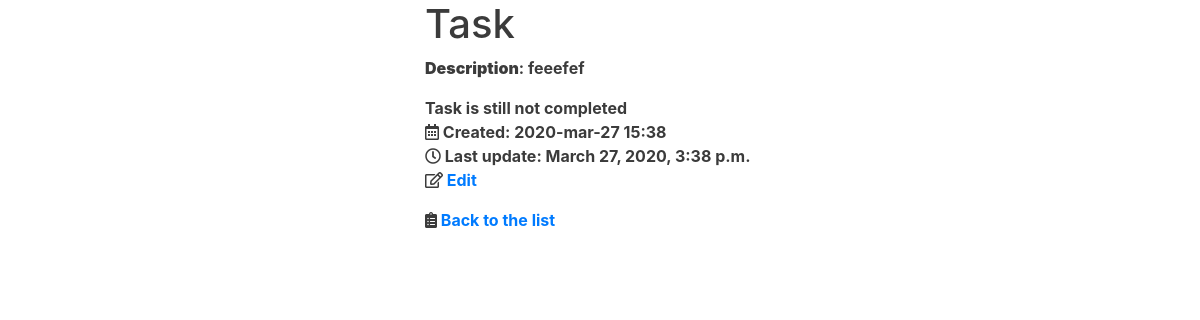
/tasks/details/5017, run on the app's committed database.
### tasks/models.py (models this page shows, shortened)
class TodoItem(models.Model):
    PRIORITY_HIGH = 1
    PRIORITY_MEDIUM = 2
    PRIORITY_LOW = 3
    PRIORITY_CHOISES = [
        (PRIORITY_HIGH, 'High priority'),
        (PRIORITY_MEDIUM, 'Medium priority'),
        (PRIORITY_LOW, 'Low priority'),
    ]
    description = models.CharField(max_length=64)
    is_completed = models.BooleanField("executed", default=False)
    created = models.DateTimeField(auto_now_add=True)
    updated = models.DateTimeField(auto_now=True)
    owner = models.ForeignKey(
        User,
        on_delete=models.CASCADE,
        related_name='tasks'
    )
    priority = models.IntegerField(
        'Priority', choices=PRIORITY_CHOISES, default=PRIORITY_MEDIUM
    )
    tags = TaggableManager(through=RuTaggedItem)
    def __str__(self):
        return self.description.lower()
    class Meta:
        ordering = ('-created',)

### tasks/views.py (the view)
# urls.py: path('details/<int:pk>', views.TaskDetailsView.as_view(), name='details'),
class TaskDetailsView(DetailView):
    model = TodoItem
    template_name = 'tasks/details.html'

### tasks/templates/tasks/details.html (shortened to what this page needs)
{% extends 'base.html' %}
{% load static %}
{% block main_content %}
    <h1>Task</h1>
    <p><strong>Description</strong>: {{ object }}</p>
    <ul>
        <li>
        {{ object.is_completed|yesno:"Task completed, Task is still not completed" }}
        </li>
        <li><i class='far fa-calendar-alt'></i>&nbsp;Created: {{ object.created|date:"Y-b-d H:i" }}</li>
        <li><i class='far fa-clock'></i>&nbsp;Last update: {{ object.updated }}</li>
        <li><i class="far fa-edit"></i>&nbsp;<a href="{% url "tasks:edit" pk=object.pk %}">Edit</a></li>
    </ul>
    <i class='fas fa-clipboard-list'></i>&nbsp;<a href={% url 'tasks:list' %}>Back to the list</a>
{% endblock main_content %}

### static/css/styles.css (style rules this page uses)
ul { padding: 0; text-align: left; list-style: none; }

### data on the page
TodoItem: description "feeefef", is_completed "Task is still not completed", created "2020-mar-27 15:38", updated "March 27, 2020, 3:38 p.m."
